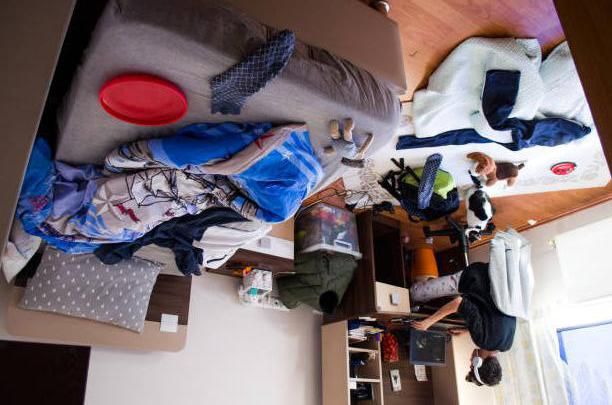
#> input picture AudioProcessing/General/messy.jpg, 612 x 405 px
$ python rotate.py
#> lines starting #> are read from the running program, lines starting #| are printed output that depends on the picture
from PIL import Image

im = Image.open("messy.jpg")
#> im is the input picture: PIL image 612x405 RGB; mean R, G, B 122.4, 110.1, 115.4
im = im.rotate(90, expand=True)
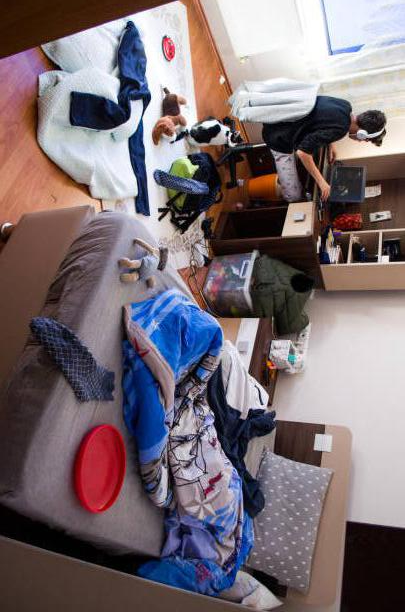
#> im: PIL image 405x612 RGB; mean R, G, B 122.4, 110.1, 115.4
im.save("messy.jpg")
